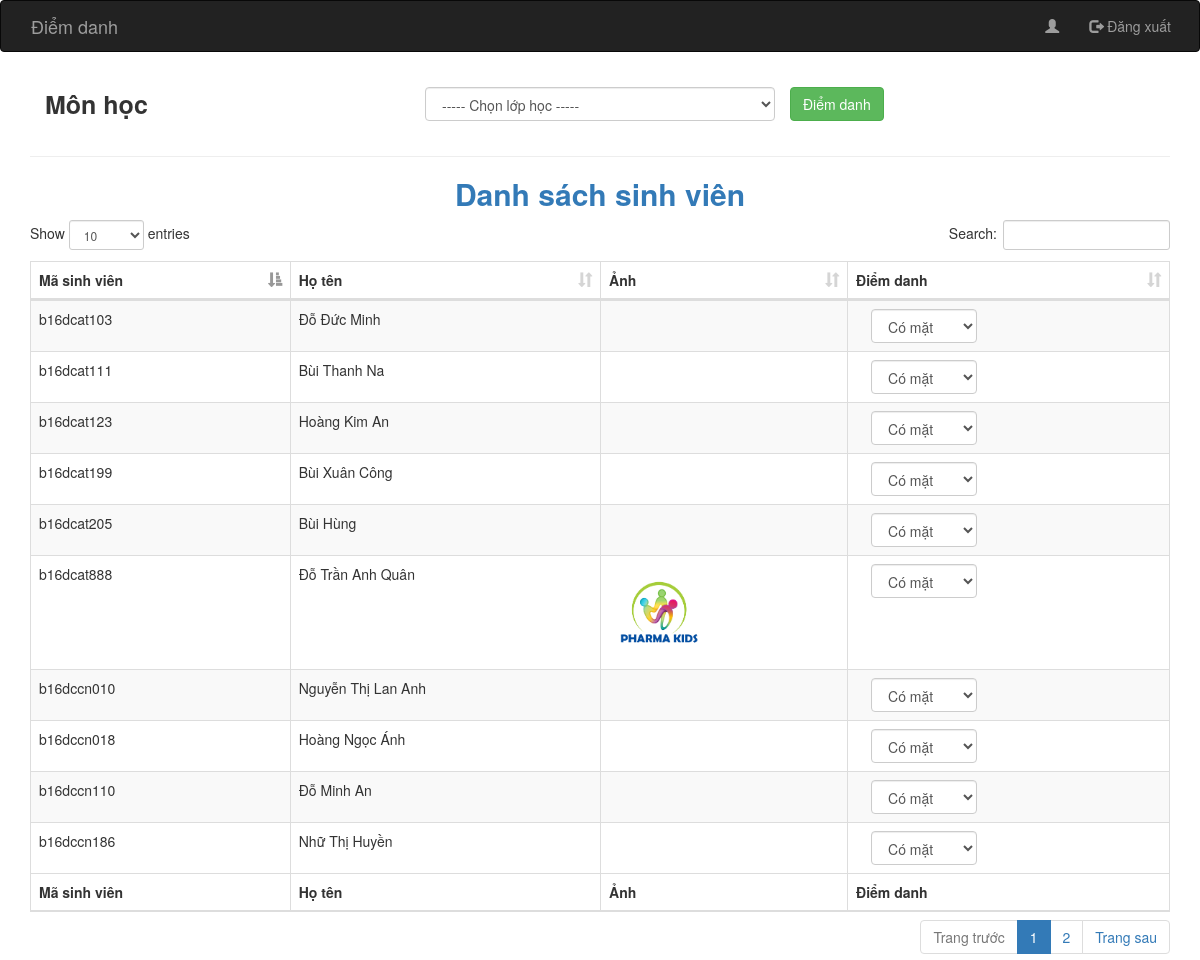
/demo_attend.php (signed in), run on the app's committed database.
### tables this page shows
CREATE TABLE `sinhvien` (
  `MaSV` varchar(15) NOT NULL,
  `HoTen` varchar(50) NOT NULL,
  `GioiTinh` varchar(15) NOT NULL,
  `NgaySinh` date NOT NULL,
  `QueQuan` varchar(50) NOT NULL,
  `Email` varchar(50) NOT NULL,
  `MaLop` varchar(15) NOT NULL,
  `Anh` varchar(50) NOT NULL
);

### demo_attend.php (the view, shortened to what this page needs)
<?php
include_once "connect-to-sql.php";
$data = $connection->query("select * from sinhvien");
?>
<!DOCTYPE html>
<html lang="en">
<head>
  <link rel="stylesheet" href="https://maxcdn.bootstrapcdn.com/bootstrap/3.4.0/css/bootstrap.min.css">
  <link rel="stylesheet" href="https://stackpath.bootstrapcdn.com/font-awesome/4.7.0/css/font-awesome.min.css">
  <link rel="stylesheet" href="public/css/bootstrap.min.css">
  <link rel="stylesheet" type="text/css" href="public/css/datatables.min.css"/>
</head>
<body>
  <nav class="navbar navbar-inverse container-fluid">
    <div class="container">
      <div class="navbar-header">
        <a class="navbar-brand" href="http://localhost:8888/qlsv/">Điểm danh</a>
      </div>
      <ul class="nav navbar-nav navbar-right">
        <li><a href="#"><span class="glyphicon glyphicon-user"></span><?php echo $_SESSION["Admin"]; ?>  </a></li>
        <li><a href="logout.php"><span class="glyphicon glyphicon-log-out"></span> Đăng xuất</a></li>
      </ul>
    </div>
  </nav>
  <div class="container">
    <form id="add_details">
      <div class="form-group">
        <label class="col-md-4 control-label" for="kieu_san_pham" style="font-size: 25px">Môn học</label>
        <div class="col-md-4">
          <select id="monhoc" name="MonHoc" class="form-control">
            <option value=" ">----- Chọn lớp học -----</option>
          </select>
        </div>
      </div>
      <div class="form-group">
        <button id ="btn-send" name="add" type="button" class="btn btn-success">Điểm danh</button>
      </div>
    </form>
  </div>
  <div class="container">
    <div class="row">
      <div class="col-md-12">
        <hr>
        <h2 class="text-center text-primary"><b>Danh sách sinh viên</b></h2>
      </div>
    </div>
    <div class="row">
      <div class="col-md-12">
        <table class="table table-bordered table-striped dataTable" id="myTable">
          <thead>
            <tr>
             <th>Mã sinh viên</th>
             <th>Họ tên</th>
             <th>Ảnh</th>
             <th>Điểm danh</th>
           </tr>
         </thead>
         <tfoot>
          <tr>
           <th>Mã sinh viên</th>
           <th>Họ tên</th>
           <th>Ảnh</th>
           <th>Điểm danh</th>
         </tr>
       </tfoot>
       <tbody id = "table_data">
         <?php
         if ($data->num_rows > 0) {
          while ($row = $data->fetch_assoc()) { ?>
            <tr>
              <td><?= $row['MaSV'] ?></td>
              <td><?= $row['HoTen'] ?></td>
              <td><img src="<?= $row['Anh'] ?>" style= "width: 100px; height: auto;"/></td>
              <td>
                <div class="form-group">
                  <div class="col-md-4">
                    <select id="kieu_san_pham" name="DiemDanh" class="form-control">
                      <option value="1" >Có mặt</option>
                    </select>
                  </div>
                </div>
              </td>
            </tr>
              <?php
            }
          }
          ?>
        </tbody>
      </table>
    </div>
  </div>
</div>
</body>
</html>

### data on the page
sinhvien: MaSV "b16dcat103", HoTen "Đỗ Đức Minh"
sinhvien: MaSV "b16dcat111", HoTen "Bùi Thanh Na"
sinhvien: MaSV "b16dcat123", HoTen "Hoàng Kim An"
sinhvien: MaSV "b16dcat199", HoTen "Bùi Xuân Công"
sinhvien: MaSV "b16dcat205", HoTen "Bùi Hùng"
sinhvien: MaSV "b16dcat888", HoTen "Đỗ Trần Anh Quân", Anh (picture)
sinhvien: MaSV "b16dccn010", HoTen "Nguyễn Thị Lan Anh"
sinhvien: MaSV "b16dccn018", HoTen "Hoàng Ngọc Ánh"
sinhvien: MaSV "b16dccn110", HoTen "Đỗ Minh An"
sinhvien: MaSV "b16dccn186", HoTen "Nhữ Thị Huyền"
